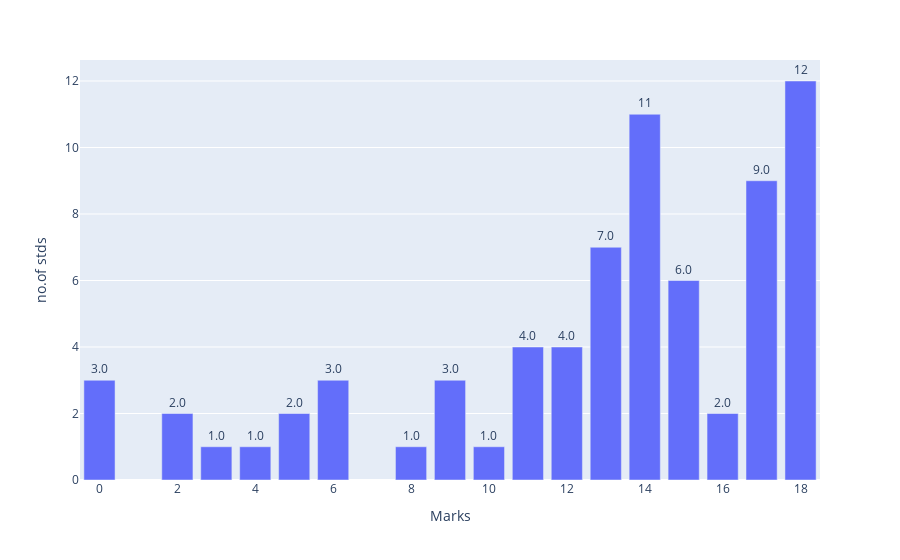

Notebook code cell kept with this figure:
### Code cell
import plotly.express as px

fig = px.bar(m_stats,x="Marks", y="no.of stds", text='no.of stds')
fig.update_traces(texttemplate='%{text:.2s}', textposition='outside')
fig.update_layout(uniformtext_minsize=8, uniformtext_mode='hide')
fig.show()

### Figure 1 — Plotly figure (JSON) as saved in the notebook; plotly's stock layout.template omitted (floating-point values rounded to 4 significant figures)
{"data": [{"alignmentgroup": "True", "hovertemplate": "Marks=%{x}<br>no.of stds=%{text}<extra></extra>", "legendgroup": "", "marker": {"color": "#636efa", "pattern": {"shape": ""}}, "name": "", "offsetgroup": "", "orientation": "v", "showlegend": false, "text": [12, 9, 2, 6, 11, 7, 4, 4, 1, 3, 1, 3, 2, 1, 1, 2, 3], "textposition": "outside", "texttemplate": "%{text:.2s}", "type": "bar", "x": [18, 17, 16, 15, 14, 13, 12, 11, 10, 9, 8, 6, 5, 4, 3, 2, 0], "xaxis": "x", "y": [12, 9, 2, 6, 11, 7, 4, 4, 1, 3, 1, 3, 2, 1, 1, 2, 3], "yaxis": "y"}], "layout": {"barmode": "relative", "legend": {"tracegroupgap": 0}, "margin": {"t": 60}, "uniformtext": {"minsize": 8, "mode": "hide"}, "xaxis": {"anchor": "y", "domain": [0, 1], "title": {"text": "Marks"}}, "yaxis": {"anchor": "x", "domain": [0, 1], "title": {"text": "no.of stds"}}}}
